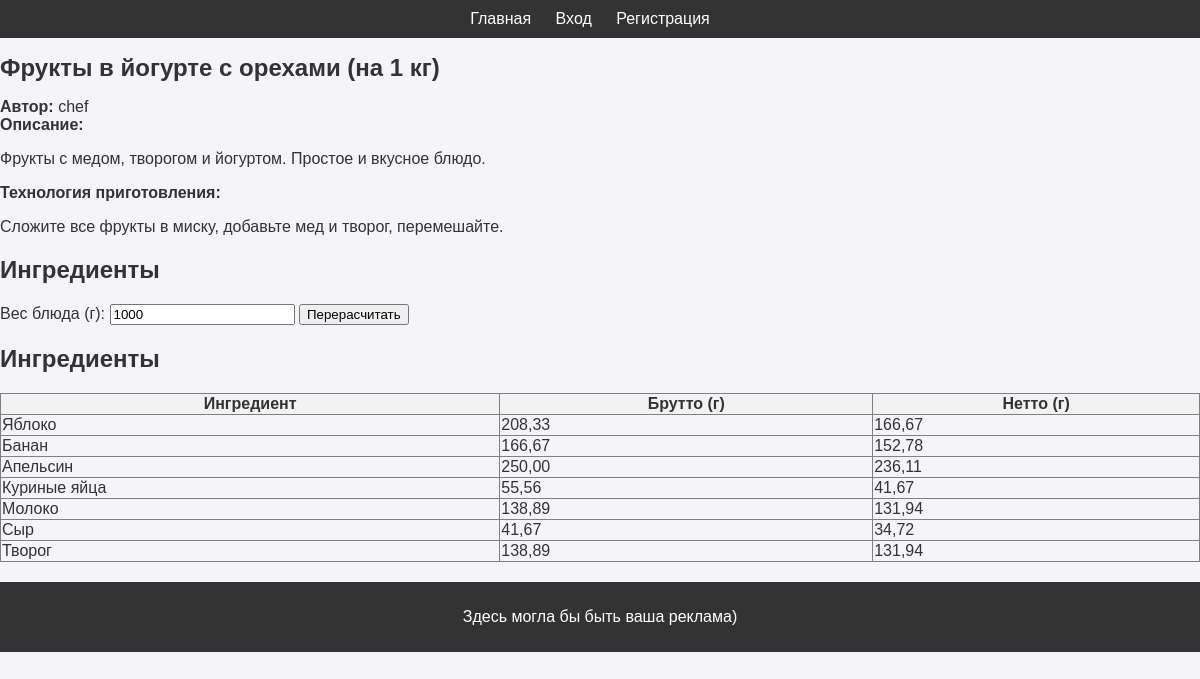
The page /app/dish/2/ on the database its author committed.
### app/models.py (models this page shows, shortened)
class Dish(models.Model):
    name = models.CharField(max_length=255)
    author = models.ForeignKey(User, on_delete=models.PROTECT)
    description = models.TextField(blank=True)
    photo = models.ImageField(upload_to='dish_photos/', null=True, blank=True)
    dish_type = models.CharField(max_length=20, choices=DISH_TYPES)
    technology = models.TextField(blank=True)

class Product(models.Model):
    name = models.CharField(max_length=50)
    price = models.DecimalField(max_digits=10, decimal_places=2)
    calories = models.IntegerField()
    proteins = models.DecimalField(max_digits=5, decimal_places=2)
    fats = models.DecimalField(max_digits=5, decimal_places=2)
    carbohydrates = models.DecimalField(max_digits=5, decimal_places=2)

### app/views.py (the view)
# urls.py: path('dish/<int:dish_id>/', views.dish_detail, name='dish_detail'),
def dish_detail(request, dish_id):
    dish = get_object_or_404(Dish, id=dish_id)
    weight_str = request.GET.get('weight', '1000')  # строка по умолчанию
    try:
        weight = Decimal(weight_str)
    except ValueError:
        weight = 1000.0
    ingredients = dish.ingredients.all()
    recalculated_ingredients = []
    for ingredient in ingredients:
        brutto_per_weight = ingredient.brutto * (weight / Decimal('1000'))
        netto_per_weight = ingredient.netto * (weight / Decimal('1000'))
        recalculated_ingredients.append({
            'product': ingredient.product,
            'brutto': brutto_per_weight.quantize(Decimal('0.01')),  # округление до 2 знаков
            'netto': netto_per_weight.quantize(Decimal('0.01')),  # округление до 2 знаков
        })
    return render(request, 'app/dish.html', {
        'dish': dish,
        'ingredients': recalculated_ingredients,
        'weight': weight
    })

### app/templates/app/dish.html (shortened to what this page needs)
{% extends 'main/base.html' %}
{% block content %}
  <div class="dish-container">
    <h1>{{ dish.name }}</h1>
    <div class="author">
      <strong>Автор:</strong> {{ dish.author.username }}
    </div>
    <div class="description">
      <strong>Описание:</strong>
      <p>{{ dish.description }}</p>
    </div>
    <div class="technology">
      <strong>Технология приготовления:</strong>
      <p>{{ dish.technology }}</p>
    </div>
    <h2>Ингредиенты</h2>
    <form method="get" action="{% url 'dish_detail' dish.id %}">
      <label for="weight">Вес блюда (г):</label>
      <input type="number" name="weight" value="{{ weight }}" step="10" min="100">
      <button type="submit">Перерасчитать</button>
    </form>
    <h2>Ингредиенты</h2>
    <table border="1" style="width: 100%; border-collapse: collapse; font-family: Arial, sans-serif;">
      <tr style="background-color: #f2f2f2;">
        <th>Ингредиент</th>
        <th>Брутто (г)</th>
        <th>Нетто (г)</th>
      </tr>
      {% for ingredient in ingredients %}
        <tr>
          <td>{{ ingredient.product.name }}</td>
          <td>{{ ingredient.brutto|floatformat:2 }}</td>
          <td>{{ ingredient.netto|floatformat:2 }}</td>
        </tr>
      {% endfor %}
    </table>
  </div>
{% endblock %}

### static/css/style.css (style rules this page uses)
body { font-family: Arial, sans-serif; margin: 0; padding: 0; background-color: #f4f4f9; color: #333; }
h1, h2 { font-size: 24px; }

### rows shown on the page
Dish: name "Фрукты в йогурте с орехами (на 1 кг)", author.username "chef", description "Фрукты с медом, творогом и йогуртом. Простое и вкусное блюдо.", technology "Сложите все фрукты в миску, добавьте мед и творог, перемешайте."
Product: product.name "Яблоко", brutto "208,33", netto "166,67"
Product: product.name "Банан", brutto "166,67", netto "152,78"
Product: product.name "Апельсин", brutto "250,00", netto "236,11"
Product: product.name "Куриные яйца", brutto "55,56", netto "41,67"
Product: product.name "Молоко", brutto "138,89", netto "131,94"
Product: product.name "Сыр", brutto "41,67", netto "34,72"
Product: product.name "Творог", brutto "138,89", netto "131,94"
